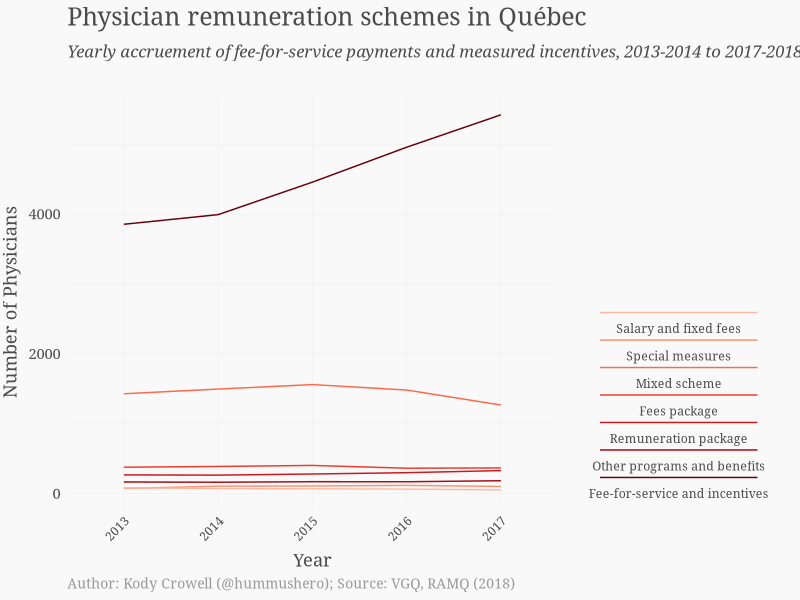
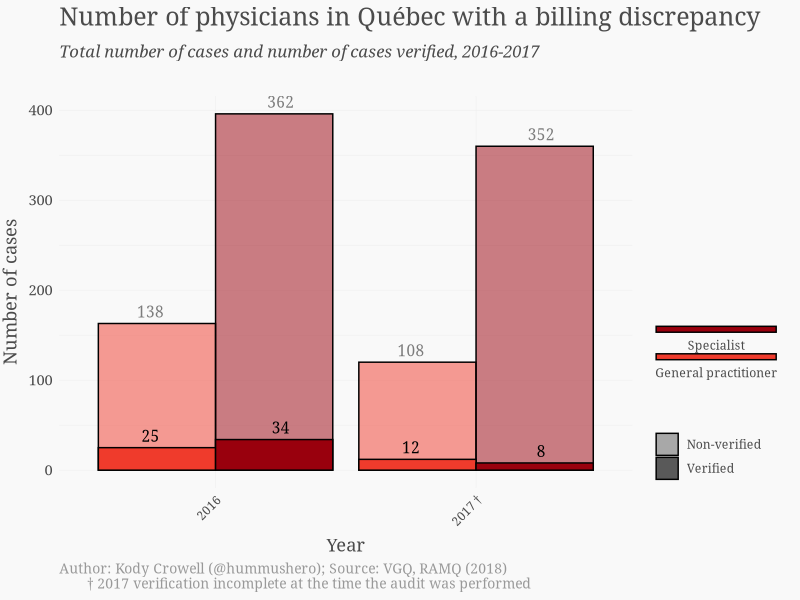
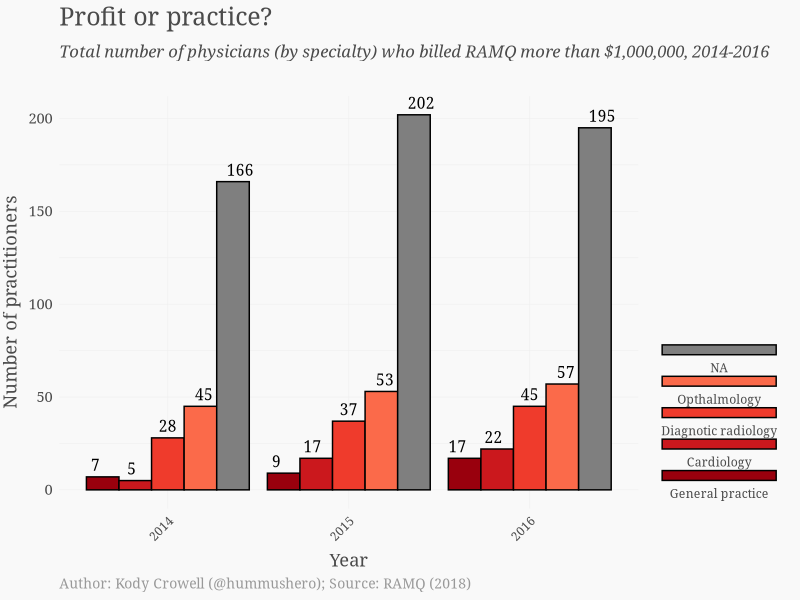

The R source for these figures, in order:
# filename: qc-medicare.R (v1)
# author:   kody crowell
# date:     desc 01, 2018

## see also
# https://www.bbc.com/news/health-42572110
# http://www.ramq.gouv.qc.ca/fr/donnees-et-statistiques/Pages/statistiques-frequemment-demandees.aspx
# https://www4.prod.ramq.gouv.qc.ca/IST/CD/CDF_DifsnInfoStats/CDF1_CnsulInfoStatsCNC_iut/DifsnInfoStats.aspx?ETAPE_COUR=2&LANGUE=en-CA#PosMiddleTab
# http://www.ramq.gouv.qc.ca/fr/donnees-et-statistiques/Pages/la-regie-en-quelques-chiffres.aspx
# http://www.vgq.gouv.qc.ca/fr/fr_publications/fr_rapport-annuel/fr_2018-2019-novembre2018/fr_Rapport2018-2019-novembre2018.pdf
# https://www.cbc.ca/news/canada/montreal/quebec-doctor-fees-pointe-st-charles-1.4497324
# https://ccpsc.qc.ca/en/node/1961

# load libs
library(ggplot2)
library(tidyr)
library(dplyr)
library(reshape2)
library(readxl)
library(RColorBrewer)

theme_set(theme_minimal())

mir.red <- "#cf0808" #"#f00d0d"
mir.white <- "#f9f9f9"
mir.gray <- "#4b4b4b"
mir.lgray <- "#eeeeee"
red.ramp <- c('#fee5d9','#fcbba1','#fc9272','#fb6a4a','#ef3b2c','#cb181d','#99000d')

theme_mir <- function(...) {
  theme_minimal() +
    theme(
      text = element_text(family = "Georgia", color = mir.gray),
      axis.line = element_blank(),
      axis.ticks = element_blank(),
      axis.text.x = element_text(angle=45, hjust=1),
      axis.text.y = element_text(size=rel(1.2)),
      axis.title.y = element_text(size=rel(1.2), vjust=2),
      axis.title.x = element_text(size=rel(1.2), vjust=-0.5),
      panel.grid.major = element_line(color = mir.lgray, size = 0.2),
      panel.grid.minor = element_line(color = mir.lgray, size = 0.2),
      plot.background = element_rect(fill = mir.white, color = NA), 
      panel.background = element_rect(fill = mir.white, color = NA), 
      legend.background = element_rect(fill = mir.white, color = NA),
      panel.border = element_blank(),
      ...
    )
}

## tabulate date
# rémunération versée en 2017-2018
tab1 <- data.frame(genre = c("spec", "omni"), 
                  million = c(4770, 2968),
                  nombre = c(11283, 10126))

# modes de rémunération de 2013-2014 à 2017-2018 (en pourcentage)
# 62 million requests for payment in 2017-2018
tab2 <- data.frame(annee = c("2013", "2014", "2015", "2016", "2017"),
                   acte = c(61.4, 61.5, 63.2, 66.4, 70.1),
                   autres = c(38.6, 38.5, 36.8, 33.6, 29.9))


# médecins présentant un écart de facturation (outils de dépistage) et taux de vérification
# seuil minimal de 50% et un cible de 75%
tab3 <- data.frame(annee = c("2016", "2016", "2017 †", "2017 †"),
                   genre = c("omni", "spec", "omni", "spec"),
                   nombre = c(163, 396, 120, 360),
                   verifies = c(25, 34, 12, 8))

# fluctuation des dossiers à analyser en inventaire
tab4 <- data.frame(annee = c("2015", "2016", "2017"),
                   en_debut = c(2,11,69),
                   pendant = c(16, 103, 135),
                   debut_danalyse = c(7,45,114),
                   finalises = c(56, 31, 23))

# Il s’agit du pourcentage des dossiers ajoutés à l’inventaire pendant l’exercice qui étaient finalisés
# lors de nos travaux.

# La RAMQ n’a pas encore atteint le seuil de dossiers présentant des écarts de facturation
# (dépistage) à analyser annuellement.
# Des méthodes de contrôle prévues au processus d’analyse de la facturation sont peu
# réalisées à ce jour ou nécessitent d’être raffinées pour donner de meilleurs résultats.

# évolution des modes de rémunération
annx2 <- data.frame(annee = c("2013", "2014", "2015", "2016", "2017"),
                    acte = c(3857, 3995, 4460, 4960, 5424),
                    mixte = c(1431, 1498, 1562, 1484, 1269),
                    honoraires = c(379, 390, 405, 365, 369),
                    forfait = c(269, 266, 282, 301, 331),
                    salaire = c(84, 74, 70, 66, 55),
                    partic = c(75, 108, 110, 119, 104),
                    autre = c(168, 164, 172, 171, 186))

# Nombre de médecins ayant facturé 1 000 000 $ et plus à la RAMQ 
mil.plus <- read_xlsx("Medecin_montant_million_an.xlsx", col_names=T)

# rise of FFS over years
labs = c("Fee-for-service and incentives", "Other programs and benefits", 
         "Remuneration package", "Fees package", "Mixed scheme", "Special measures",
         "Salary and fixed fees")
ggplot(data=annx2 %>% gather(mode, value, -annee)    , 
  aes(x=annee, y=value, group=as.factor(mode), colour=as.factor(mode))) +
  geom_line(stat="identity") +
  labs(x="Year", y="Number of Physicians",
       title="Physician remuneration schemes in Québec",
       subtitle="Yearly accruement of fee-for-service payments and measured incentives, 2013-2014 to 2017-2018",
       caption="Author: Kody Crowell (@hummushero); Source: VGQ, RAMQ (2018)") +
  scale_color_manual(values=rev(brewer.pal(9, "Reds")), name="", labels=labs,
                    guide = guide_legend(
                      direction = "vertical", keyheight = unit(2, units = "mm"),
                      keywidth = unit(50/length(labels), units = "mm"),
                      title.position = 'right', title.hjust = 0.5, label.hjust = 0.5,
                      reverse = T, label.position = "bottom")) +
  theme_mir() +
  theme(strip.text.x = element_text(size=rel(1.2)),
        strip.text.y = element_text(size=rel(1.2)),
        strip.background = element_blank(),
        legend.background = element_blank(),
        legend.justification = c(0, 0),
        plot.title = element_text(size=18, margin=margin(b=10)),
        plot.subtitle = element_text(size=12, color=mir.gray, face="italic",
                                     margin=margin(b=25)),
        plot.caption = element_text(size=10, margin=margin(t=10), 
                                    color="grey60", hjust=0)) # 1400x800

# verified facturation
labs = c("General practitioner", "Specialist")
ggplot(data=melt(tab3) %>% mutate(value2=c(138, 362, 108, 352, 25, 34, 12, 8)), 
       aes(annee, value, group=genre, fill=genre, alpha=variable, label=value2)) +
  geom_bar(stat="identity", position="dodge", colour="black") +
  labs(x="Year", y="Number of cases",
       title="Number of physicians in Québec with a billing discrepancy",
       subtitle="Total number of cases and number of cases verified, 2016-2017",
       caption="Author: Kody Crowell (@hummushero); Source: VGQ, RAMQ (2018)
       † 2017 verification incomplete at the time the audit was performed") +
  scale_fill_manual(values=rev(red.ramp[c(7,5)]), name="", labels=labs,
                      guide = guide_legend(
                        direction = "vertical", keyheight = unit(2, units = "mm"),
                        keywidth = unit(30/length(labels), units = "mm"),
                        title.position = 'right', title.hjust = 0.5, label.hjust = 0.5,
                        reverse = T, label.position = "bottom")) +
  scale_alpha_manual(values=c(0.5, 1), name="", labels=c("Non-verified", "Verified")) +
  geom_text(family="Georgia", vjust=-0.5, position=position_dodge(width = 1),
            show.legend = FALSE) +
  theme_mir() +
  theme(strip.text.x = element_text(size=rel(1.2)),
        strip.text.y = element_text(size=rel(1.2)),
        strip.background = element_blank(),
        legend.background = element_blank(),
        legend.justification = c(0, 0),
        plot.title = element_text(size=18, margin=margin(b=10)),
        plot.subtitle = element_text(size=12, color=mir.gray, face="italic",
                                     margin=margin(b=25)),
        plot.caption = element_text(size=10, margin=margin(t=10), 
                                    color="grey60", hjust=0)) # 1000x800

# practices who charged a million or more to RAMQ -- total 166, 202, 195 (2016)
# opthal and radiologie upwards of 2 million
mil.plus.5 <- mil.plus %>% filter(`2016` > 9) %>% arrange(`2016`)
mil.plus.5$Spécialité <- factor(mil.plus.5$Spécialité, 
                                levels=c("Omnipraticien", "Cardiologie", "Radiologie diagnostique", "Ophtalmologie"))
# "Obstétrique et gynécologie",

labs <- c("General practice", "Cardiology", "Diagnotic radiology", "Opthalmology")
ggplot(data=mil.plus.5 %>% melt(), 
       aes(variable, value, group=Spécialité, fill=Spécialité, label=value)) +
  geom_bar(stat="identity", position="dodge", colour="black") +
  labs(x="Year", y="Number of practitioners",
       title="Profit or practice?",
       subtitle="Total number of physicians (by specialty) who billed RAMQ more than $1,000,000, 2014-2016",
       caption="Author: Kody Crowell (@hummushero); Source: RAMQ (2018)") +
  scale_fill_manual(values=rev(red.ramp), name="", labels=labs,
                    guide = guide_legend(
                      direction = "vertical", keyheight = unit(3, units = "mm"),
                      keywidth = unit(20/length(labels), units = "mm"),
                      title.position = 'right', title.hjust = 0.5, label.hjust = 0.5,
                      reverse = T, label.position = "bottom")) +
  scale_alpha_manual(values=c(0.5, 1), name="", labels=c("Non-verified", "Verified")) +
  geom_text(family="Georgia", vjust=-0.5, position=position_dodge(width = 1)) +
  theme_mir() +
  theme(strip.text.x = element_text(size=rel(1.2)),
        strip.text.y = element_text(size=rel(1.2)),
        strip.background = element_blank(),
        legend.background = element_blank(),
        legend.justification = c(0, 0),
        plot.title = element_text(size=18, margin=margin(b=10)),
        plot.subtitle = element_text(size=12, color=mir.gray, face="italic",
                                     margin=margin(b=25)),
        plot.caption = element_text(size=10, margin=margin(t=10), 
                                    color="grey60", hjust=0)) # 1200x800

################################################################################
# notes

# La RAMQ a revu le processus d’analyse de la facturation afin qu’il soit plus
# efficace. Toutefois, en raison du court délai depuis l’implantation des nouvelles
# façons de faire, la RAMQ n’est pas encore en mesure de démontrer clairement
# les retombées positives de cette révision.

# En vertu de l’article 64 de la Loi sur l’assurance maladie, la RAMQ est tenue
# de vérifier périodiquement, par voie d’échantillonnage, si les services assurés
# dont elle a assumé le coût ont effectivement été rendus.

# Premièrement, certains modes de rémunération et mesures incitatives
# étaient peu ou pas contrôlés a posteriori. Deuxièmement, les travaux d’analyse
# de la facturation portaient sur un nombre restreint de services facturés. Par
# exemple, en 2014, seulement 2% des médecins avaient fait l’objet d’une analyse
# de leur facturation, et ce, généralement pour un seul code d’acte. Troisièmement,
# les outils utilisés pour analyser la facturation n’étaient concentrés que sur les
# médecins dont le profil de facturation s’écartait de la moyenne observée chez
# leurs confrères. La RAMQ omettait ainsi de considérer les cas où l’utilisation d’un
# code d’acte de façon inappropriée serait largement répandue dans la pratique.

# Il y a eu une récupération de près de 160000 dollars provenant de l’investigation
# concernant 64 médecins à la suite d’un échantillonnage ciblé
# parmi les 200 médecins ayant facturé le plus de per diem sans acte au
# cours d’une année

# Une surveillance accrue a aussi été mise en place à l’égard des médecins
# auxquels la RAMQ verse plus de 1 million de dollars annuellement (184 médecins
# en 2016)

# La RAMQ a entrepris des actions visant à élargir la portée des contrôles
# a posteriori pour les modes de rémunération autres que celui à l’acte, dont
# les mesures incitatives. Cependant, ces contrôles demeurent insuffisants
# pour fournir une assurance raisonnable que les versements sont conformes
# aux ententes

# She noted that as part of her audit the RAMQ had a closer 
# look at the billing practices of 184 doctors who charge 
# the RAMQ more than $1 million a year. With one series of 
# checks, it hauled back $10 million in overpayments.

# Les pouvoirs de la RAMQ ont été élargis afin de lui permettre d’accentuer
# l’effet dissuasif de ses mesures de contrôle. Il est cependant encore trop tôt
# pour apprécier l’impact réel de ces nouveaux pouvoirs.

# L’impact des nouvelles sanctions administratives pécuniaires pouvant être appliquées
# par la RAMQ ne peut être encore constaté et évalué en raison du court délai depuis
# l’entrée en vigueur de ce nouveau pouvoir

# $7.7 million handed to doctors in 2017-2018
# plus de 21 409 medecins inscrits a la regie de l'assurance maladie du quebec
# 70% a l'acte

# eyecare costs went up after accessory fees banned
# after accessory fee ban, 58% frais administratifs -- generaliste
# specialiste -- 83% soins des yeux, medicaments, frais administraifs
